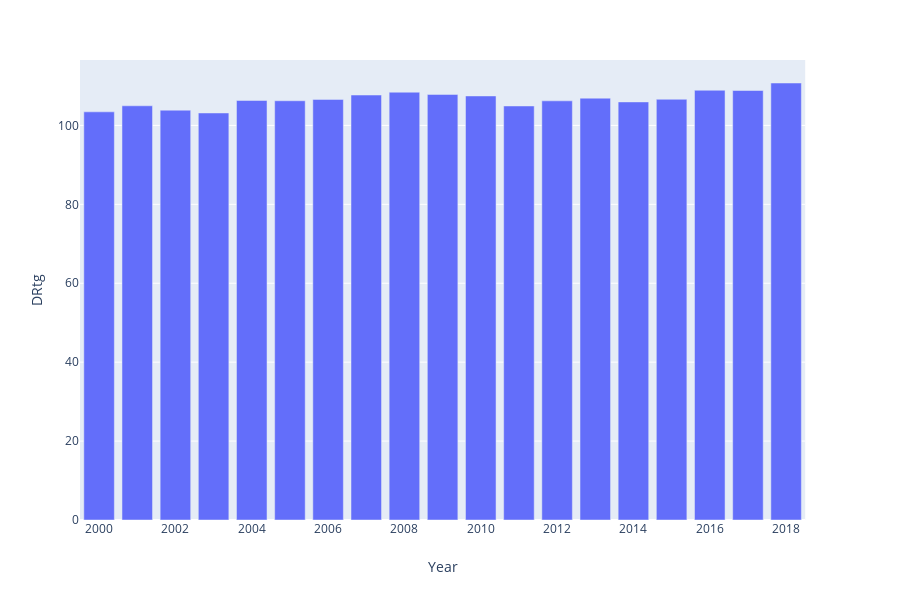

Notebook code cell kept with this figure:
### Code cell
fig = px.bar(dftest2, x='Year', y='DRtg')
fig.show()

### Figure 1 — Plotly figure (JSON) as saved in the notebook; plotly's stock layout.template omitted (floating-point values rounded to 4 significant figures)
{"data": [{"alignmentgroup": "True", "hoverlabel": {"namelength": 0}, "hovertemplate": "Year=%{x}<br>DRtg=%{y}", "legendgroup": "", "marker": {"color": "#636efa"}, "name": "", "offsetgroup": "", "orientation": "v", "showlegend": false, "textposition": "auto", "type": "bar", "x": [2000, 2001, 2002, 2003, 2004, 2005, 2006, 2007, 2008, 2009, 2010, 2011, 2012, 2013, 2014, 2015, 2016, 2017, 2018], "xaxis": "x", "y": [103.4, 105.0, 103.9, 103.1, 106.3, 106.2, 106.6, 107.7, 108.4, 107.9, 107.5, 104.9, 106.2, 106.9, 106.0, 106.6, 108.9, 108.8, 110.7], "yaxis": "y"}], "layout": {"barmode": "relative", "height": 600, "legend": {"tracegroupgap": 0}, "margin": {"t": 60}, "xaxis": {"anchor": "y", "domain": [0, 0.98], "title": {"text": "Year"}}, "yaxis": {"anchor": "x", "domain": [0, 1], "title": {"text": "DRtg"}}}}
